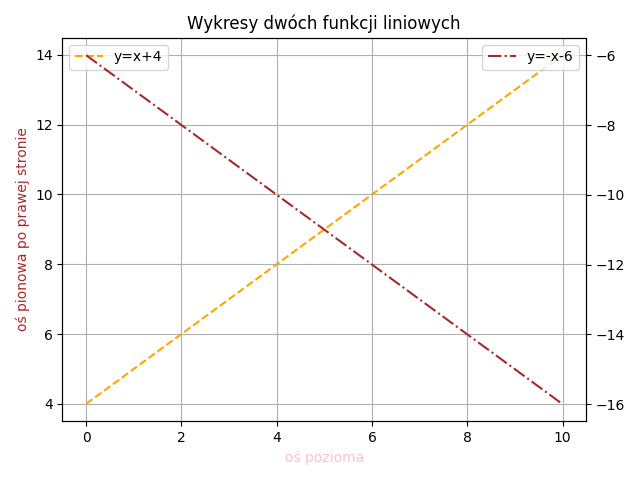

Recreate this plot in Python.
import numpy as np
import matplotlib.pyplot as plt

fig, ax1 = plt.subplots()
x= np.arange(0, 10.0, 0.01)
y = x+4
ax1.plot(x, y, linestyle='dashed', color="orange", label="y=x+4")
ax1.set_title("Wykresy dwóch funkcji liniowych")
plt.legend()
plt.grid()
ax1.set_ylabel('oś pionowa po lewej stronie', color='green')
ax1.set_xlabel('oś pozioma', color='pink')
ax2= ax1.twinx()
y2 = -x-6
ax2.plot(x, y2, linestyle='dashdot', color="brown", label="y=-x-6")
plt.legend()
ax1.set_ylabel('oś pionowa po prawej stronie', color='brown')
fig.tight_layout()
plt.savefig("zad1.png")
plt.show()